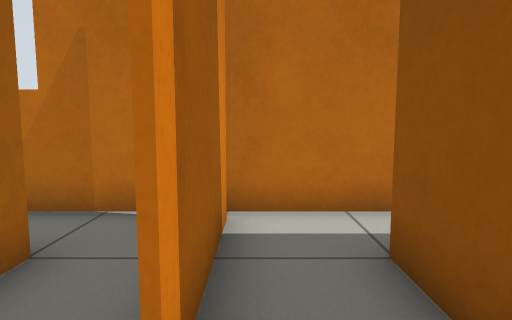
View 1 (above)

20 first-person views from a walk through a world built for the Gazebo simulator. The camera is 0.72 m above the floor, tilts 6° down and sees 75° across. The floor is counted in squares, 0.5 m on a side. Each view is taken from the middle of a square. On the plan, view 1 faces up. The plan holds only what a view shows up to about 15 squares ahead; the rest is blank.

View 2
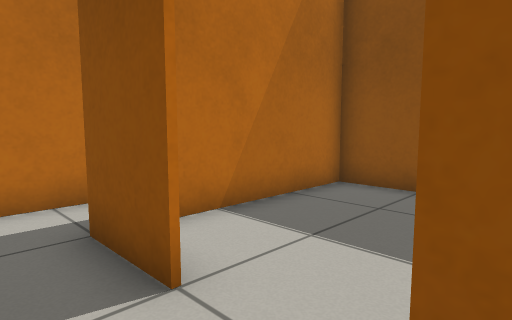

View 3
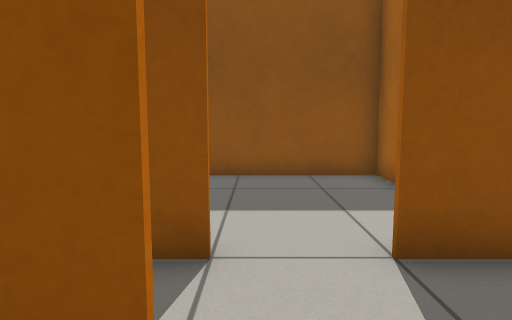

View 4
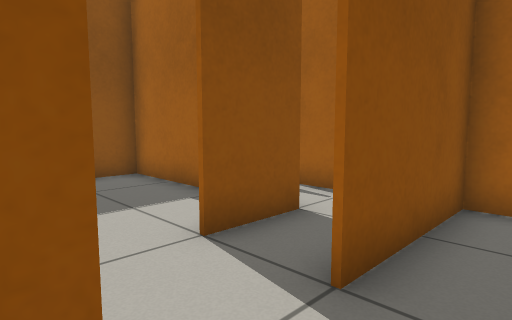

View 5
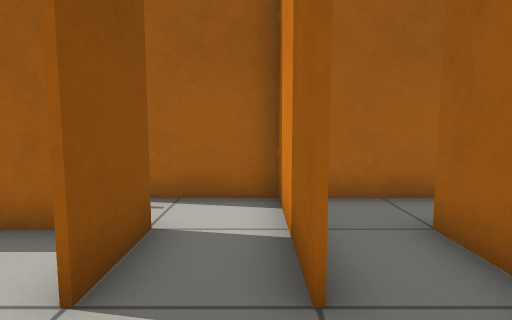

View 6
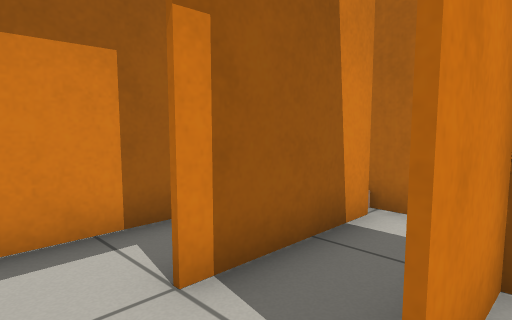

View 7
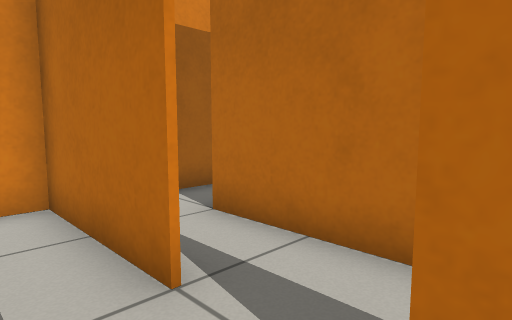

View 8
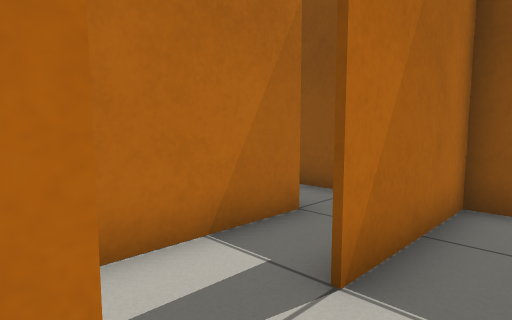

View 9
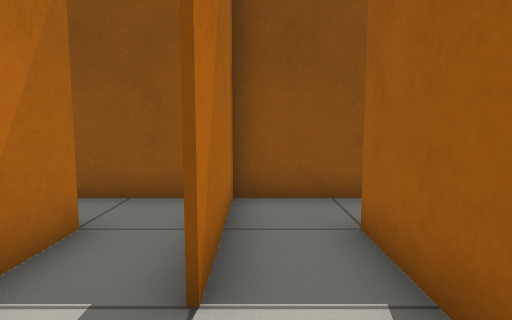

View 10
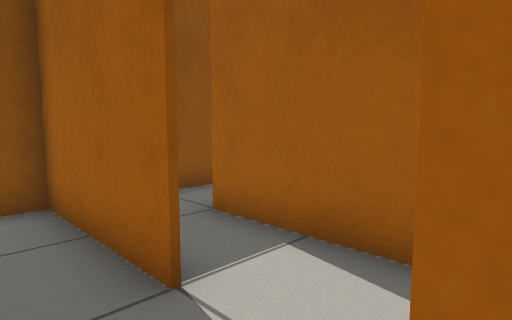

View 11
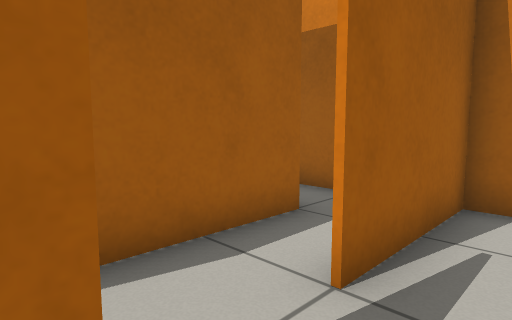

View 12
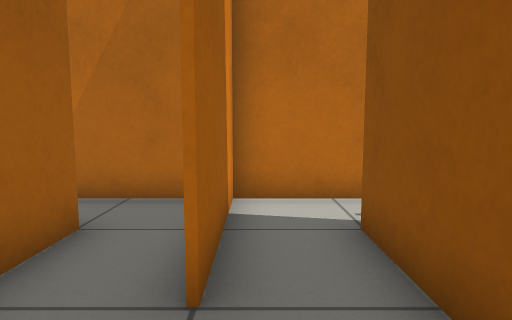

View 13
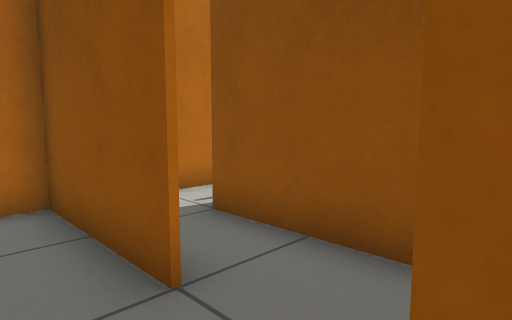

View 14
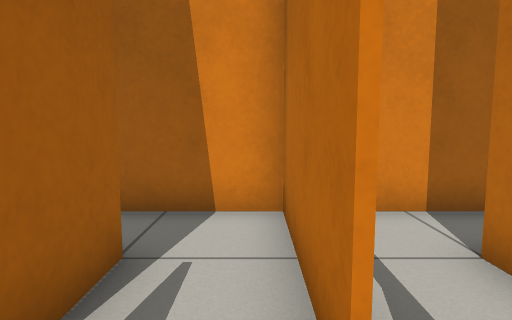

View 15
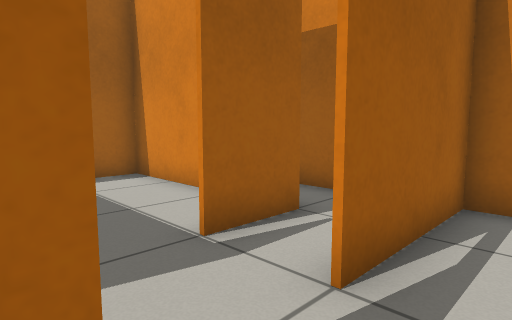

View 16
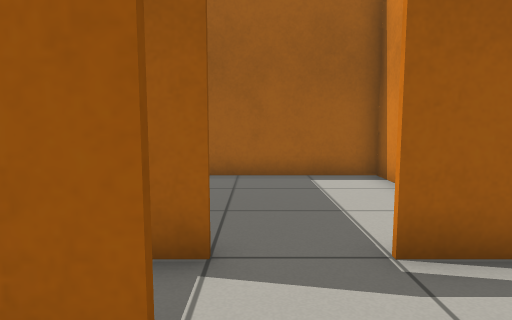

View 17
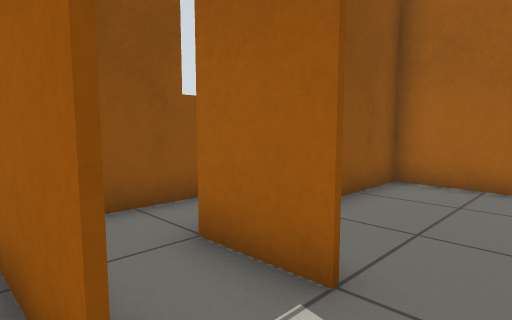

View 18
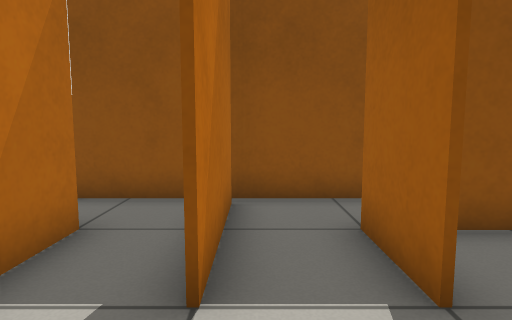

View 19
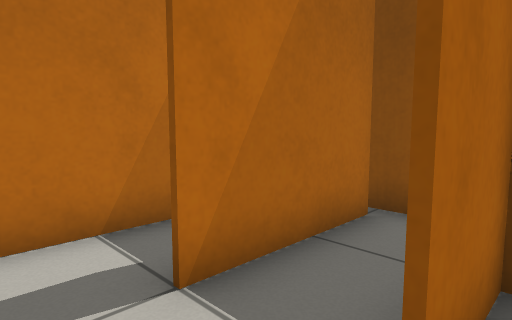

View 20
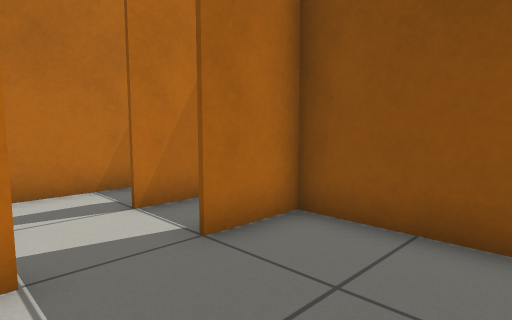

### Floor plan
Key: @ floor where view 1 was taken; # wall or solid block; . floor; W window; O other object.
Columns run from 7 left of view 1 to 19 right of it. Each row starts with its distance up from view 1.
  6 WWWW######
  5    ...#...
  4     ..#..######
  3     #.#.##....#
  2     #.#.#.....#           O
  1     #.........#           O
  0     #..@......#           O
 -1     #.#.#.....# #.        O
 -2     #.#.#######.#..######.#
 -3     ..#.........#.........#
 -4    ########..########..####
 -5       #.........#.........#
 -6       # ........#..##..##.#
 -7       #..######.#.##....#.#
 -8       #.      #.#.#.....# W
 -9                ...#.....# W
-10                  .#.....# W
-11                . .#.....# W
-12                   #######

Where each view was taken, in squares from view 1:
view 1: 0 up, 0 right, facing up
view 2: 1 down, 0 right, facing up-right
view 3: 1 up, 2 left, facing right
view 4: 2 up, 2 left, facing down-right
view 5: 2 up, 0 right, facing down
view 6: 0 up, 2 right, facing up-left
view 7: 6 down, 6 right, facing up-left
view 8: 6 down, 3 right, facing up-right
view 9: 5 down, 3 right, facing right
view 10: 3 down, 3 right, facing down-right
view 11: 3 down, 6 right, facing down-left
view 12: 11 down, 10 right, facing up
view 13: 11 down, 8 right, facing up-right
view 14: 5 down, 15 right, facing left
view 15: 3 down, 16 right, facing down-left
view 16: 3 down, 15 right, facing down
view 17: 4 down, 14 right, facing down-right
view 18: 5 down, 13 right, facing right
view 19: 7 down, 14 right, facing up-right
view 20: 10 down, 13 right, facing up-right
